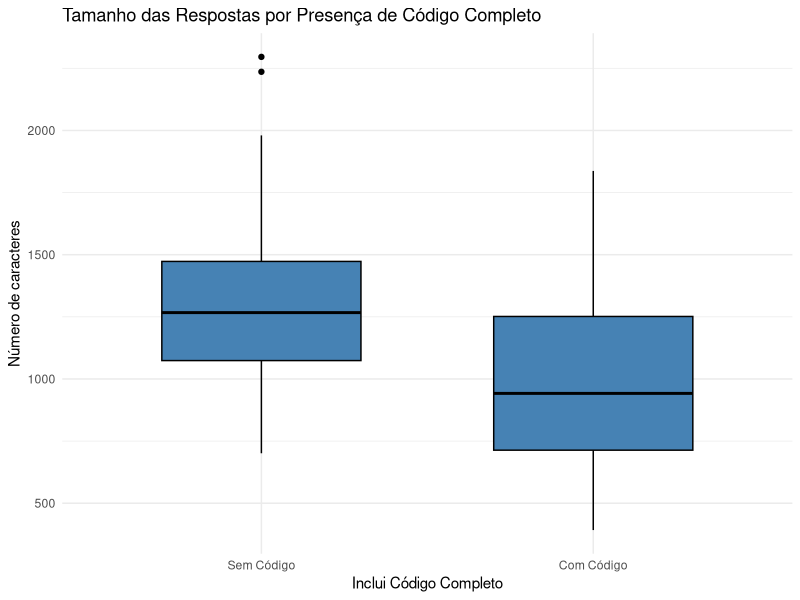
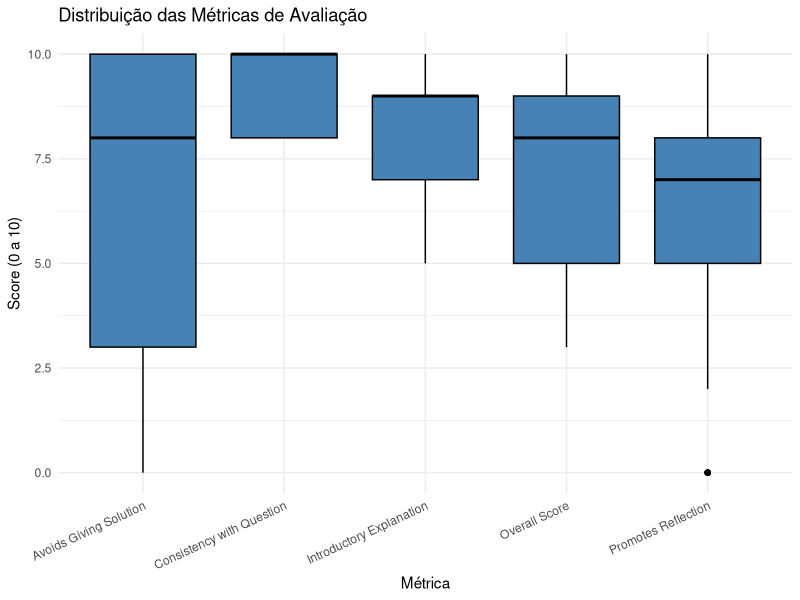
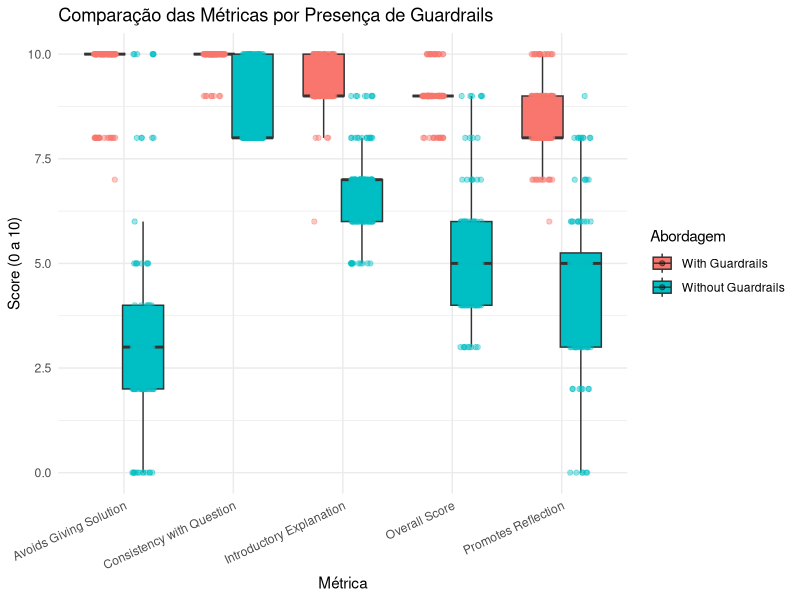
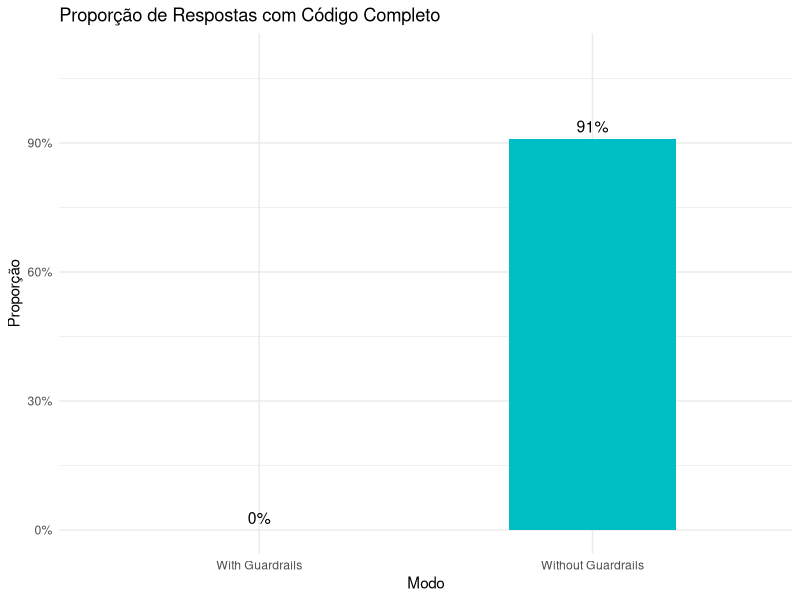

The R script that drew these images, in order:
## ---- chunk 1
knitr::opts_chunk$set(echo = FALSE, message = FALSE, warning = FALSE)

# Load core tidyverse packages
library(tidyverse)
library(knitr)
library(kableExtra)
## ---- chunk 2
# Replace with your actual file path
df <- read_csv("responses_python_questions_evaluations.csv")
## ---- chunk 3
# Number of total responses
n_responses <- nrow(df)

# Compute character length of each response
df$response_length <- nchar(df$response)

# Mean response length
mean_length <- mean(df$response_length)

# Proportion of responses that include full code
prop_code <- mean(df$includes_full_code)

# Print key summary information
cat("Total responses:", n_responses, "\n")
cat("Average response length:", round(mean_length, 2), "characters\n")
cat("Proportion of responses with full code:", round(prop_code * 100, 2), "%\n")
## ---- chunk 4
# Boxplot of response length grouped by code inclusion
ggplot(df, aes(x = includes_full_code, y = response_length)) +
  geom_boxplot(fill = "#4682B4", color = "black", width = 0.6) +
  scale_x_discrete(labels = c("FALSE" = "Sem Código", "TRUE" = "Com Código")) +
  labs(
    title = "Tamanho das Respostas por Presença de Código Completo",
    x = "Inclui Código Completo",
    y = "Número de caracteres"
  ) +
  theme_minimal()
## ---- chunk 5
# Select only the numeric evaluation metrics
metrics <- df %>%
  select(avoids_giving_solution_directly, promotes_reflection,
         introductory_level_explanation, consistency_with_question,
         overall_score)

# Compute full descriptive statistics: mean, sd, median, Q1, Q3, min, max
metrics_summary <- df %>%
  summarise(
    avoids_giving_solution_directly_mean = mean(avoids_giving_solution_directly),
    avoids_giving_solution_directly_sd = sd(avoids_giving_solution_directly),
    avoids_giving_solution_directly_median = median(avoids_giving_solution_directly),
    avoids_giving_solution_directly_q1 = quantile(avoids_giving_solution_directly, 0.25),
    avoids_giving_solution_directly_q3 = quantile(avoids_giving_solution_directly, 0.75),
    avoids_giving_solution_directly_min = min(avoids_giving_solution_directly),
    avoids_giving_solution_directly_max = max(avoids_giving_solution_directly),

    promotes_reflection_mean = mean(promotes_reflection),
    promotes_reflection_sd = sd(promotes_reflection),
    promotes_reflection_median = median(promotes_reflection),
    promotes_reflection_q1 = quantile(promotes_reflection, 0.25),
    promotes_reflection_q3 = quantile(promotes_reflection, 0.75),
    promotes_reflection_min = min(promotes_reflection),
    promotes_reflection_max = max(promotes_reflection),

    introductory_level_explanation_mean = mean(introductory_level_explanation),
    introductory_level_explanation_sd = sd(introductory_level_explanation),
    introductory_level_explanation_median = median(introductory_level_explanation),
    introductory_level_explanation_q1 = quantile(introductory_level_explanation, 0.25),
    introductory_level_explanation_q3 = quantile(introductory_level_explanation, 0.75),
    introductory_level_explanation_min = min(introductory_level_explanation),
    introductory_level_explanation_max = max(introductory_level_explanation),

    consistency_with_question_mean = mean(consistency_with_question),
    consistency_with_question_sd = sd(consistency_with_question),
    consistency_with_question_median = median(consistency_with_question),
    consistency_with_question_q1 = quantile(consistency_with_question, 0.25),
    consistency_with_question_q3 = quantile(consistency_with_question, 0.75),
    consistency_with_question_min = min(consistency_with_question),
    consistency_with_question_max = max(consistency_with_question),

    overall_score_mean = mean(overall_score),
    overall_score_sd = sd(overall_score),
    overall_score_median = median(overall_score),
    overall_score_q1 = quantile(overall_score, 0.25),
    overall_score_q3 = quantile(overall_score, 0.75),
    overall_score_min = min(overall_score),
    overall_score_max = max(overall_score)
  ) %>%
  # Reshape data for table formatting
  pivot_longer(everything(),
               names_to = "metric_stat",
               values_to = "value") %>%
  separate(metric_stat, into = c("metric", "stat"), sep = "_(?=mean|sd|median|q1|q3|min|max)") %>%
  pivot_wider(names_from = stat, values_from = value)

# Format metric names and round values
metrics_summary %>%
  mutate(across(where(is.numeric), ~round(., 2))) %>%
  mutate(metric = case_when(
    metric == "avoids_giving_solution_directly" ~ "Avoids Giving Solution",
    metric == "promotes_reflection" ~ "Promotes Reflection",
    metric == "introductory_level_explanation" ~ "Introductory Explanation",
    metric == "consistency_with_question" ~ "Consistency with Question",
    metric == "overall_score" ~ "Overall Score",
    TRUE ~ metric
  )) %>%
  kable(caption = "Resumo estatístico das métricas de avaliação (0 a 10)",
        col.names = c("Métrica", "Média", "Desvio Padrão", "Mediana", "Q1", "Q3", "Mínimo", "Máximo")) %>%
  kable_styling(full_width = FALSE, position = "center", bootstrap_options = c("striped", "hover"), latex_options = "scale_down")
## ---- chunk 6
# Reshape data to long format for ggplot
df_long <- df %>%
  pivot_longer(
    cols = c(avoids_giving_solution_directly, promotes_reflection,
             introductory_level_explanation, consistency_with_question,
             overall_score),
    names_to = "metric",
    values_to = "score"
  )

# Optional: nicer display names
df_long <- df_long %>%
  mutate(metric = case_when(
    metric == "avoids_giving_solution_directly" ~ "Avoids Giving Solution",
    metric == "promotes_reflection" ~ "Promotes Reflection",
    metric == "introductory_level_explanation" ~ "Introductory Explanation",
    metric == "consistency_with_question" ~ "Consistency with Question",
    metric == "overall_score" ~ "Overall Score",
    TRUE ~ metric
  ))

# Create boxplot
ggplot(df_long, aes(x = metric, y = score)) +
  geom_boxplot(fill = "#4682B4", color = "black") +
  labs(
    title = "Distribuição das Métricas de Avaliação",
    x = "Métrica",
    y = "Score (0 a 10)"
  ) +
  theme_minimal() +
  theme(axis.text.x = element_text(angle = 25, hjust = 1))
## ---- chunk 7
# Reshape data for grouped boxplot
df_long_grouped <- df %>%
  pivot_longer(
    cols = c(avoids_giving_solution_directly, promotes_reflection,
             introductory_level_explanation, consistency_with_question,
             overall_score),
    names_to = "metric",
    values_to = "score"
  ) %>%
  mutate(
    metric = case_when(
      metric == "avoids_giving_solution_directly" ~ "Avoids Giving Solution",
      metric == "promotes_reflection" ~ "Promotes Reflection",
      metric == "introductory_level_explanation" ~ "Introductory Explanation",
      metric == "consistency_with_question" ~ "Consistency with Question",
      metric == "overall_score" ~ "Overall Score",
      TRUE ~ metric
    ),
    guardrails = ifelse(guardrails, "With Guardrails", "Without Guardrails")
  )

# Boxplot by group
ggplot(df_long_grouped, aes(x = metric, y = score, fill = guardrails)) +
  geom_boxplot(position = position_dodge(width = 0.7), outlier.shape = NA) +
  geom_jitter(
    position = position_jitterdodge(jitter.width = 0.2, dodge.width = 0.7),
    alpha = 0.4,
    size = 1.5,
    aes(color = guardrails)  # Esse mantém cor coerente com fill
  ) +
  scale_color_manual(values = c("With Guardrails" = "#F8766D", "Without Guardrails" = "#00BFC4")) +
  scale_fill_manual(values = c("With Guardrails" = "#F8766D", "Without Guardrails" = "#00BFC4")) +
  guides(color = "none") +  # <- Remove legenda duplicada do jitter
  labs(
    title = "Comparação das Métricas por Presença de Guardrails",
    x = "Métrica",
    y = "Score (0 a 10)",
    fill = "Abordagem"
  ) +
  theme_minimal() +
  theme(axis.text.x = element_text(angle = 25, hjust = 1))
## ---- chunk 8
# Barplot with labels showing percentage of full code responses by guardrails group
df %>%
  group_by(guardrails) %>%
  summarise(proportion_code = mean(includes_full_code)) %>%
  mutate(
    label = ifelse(guardrails, "With Guardrails", "Without Guardrails"),
    percent_label = paste0(round(proportion_code * 100, 1), "%")
  ) %>%
  ggplot(aes(x = label, y = proportion_code, fill = label)) +
  geom_col(width = 0.5) +
  geom_text(aes(label = percent_label), vjust = -0.5, size = 4) +
  labs(
    title = "Proporção de Respostas com Código Completo",
    x = "Modo",
    y = "Proporção",
    fill = "Modo"
  ) +
  scale_y_continuous(labels = scales::percent_format(accuracy = 1), limits = c(0, 1.1)) +
  theme_minimal() +
  theme(legend.position = "none")
## ---- chunk 9
# Grouped summary with all relevant stats
metrics_grouped_summary <- df %>%
  mutate(group = ifelse(guardrails, "With Guardrails", "Without Guardrails")) %>%
  group_by(group) %>%
  summarise(
    avoids_mean = mean(avoids_giving_solution_directly),
    avoids_sd = sd(avoids_giving_solution_directly),
    avoids_median = median(avoids_giving_solution_directly),
    avoids_q1 = quantile(avoids_giving_solution_directly, 0.25),
    avoids_q3 = quantile(avoids_giving_solution_directly, 0.75),
    avoids_min = min(avoids_giving_solution_directly),
    avoids_max = max(avoids_giving_solution_directly),

    promotes_mean = mean(promotes_reflection),
    promotes_sd = sd(promotes_reflection),
    promotes_median = median(promotes_reflection),
    promotes_q1 = quantile(promotes_reflection, 0.25),
    promotes_q3 = quantile(promotes_reflection, 0.75),
    promotes_min = min(promotes_reflection),
    promotes_max = max(promotes_reflection),

    intro_mean = mean(introductory_level_explanation),
    intro_sd = sd(introductory_level_explanation),
    intro_median = median(introductory_level_explanation),
    intro_q1 = quantile(introductory_level_explanation, 0.25),
    intro_q3 = quantile(introductory_level_explanation, 0.75),
    intro_min = min(introductory_level_explanation),
    intro_max = max(introductory_level_explanation),

    consist_mean = mean(consistency_with_question),
    consist_sd = sd(consistency_with_question),
    consist_median = median(consistency_with_question),
    consist_q1 = quantile(consistency_with_question, 0.25),
    consist_q3 = quantile(consistency_with_question, 0.75),
    consist_min = min(consistency_with_question),
    consist_max = max(consistency_with_question),

    overall_mean = mean(overall_score),
    overall_sd = sd(overall_score),
    overall_median = median(overall_score),
    overall_q1 = quantile(overall_score, 0.25),
    overall_q3 = quantile(overall_score, 0.75),
    overall_min = min(overall_score),
    overall_max = max(overall_score)
  ) %>%
  pivot_longer(-group, names_to = "metric_stat", values_to = "value") %>%
  separate(metric_stat, into = c("metric", "stat"), sep = "_(?=mean|sd|median|q1|q3|min|max)") %>%
  pivot_wider(names_from = stat, values_from = value)

# Format and display table
metrics_grouped_summary %>%
  mutate(across(where(is.numeric), ~round(., 2))) %>%
  mutate(metric = case_when(
    metric == "avoids" ~ "Avoids Giving Solution",
    metric == "promotes" ~ "Promotes Reflection",
    metric == "intro" ~ "Introductory Explanation",
    metric == "consist" ~ "Consistency with Question",
    metric == "overall" ~ "Overall Score",
    TRUE ~ metric
  )) %>%
  arrange(metric, group) %>%
  kable(caption = "Resumo estatístico das métricas de avaliação por tipo de execução",
        col.names = c("Abordagem", "Métrica", "Média", "Desvio Padrão", "Mediana", "Q1", "Q3", "Mínimo", "Máximo")) %>%
  kable_styling(full_width = FALSE, position = "center", bootstrap_options = c("striped", "hover"), latex_options = "scale_down")
## ---- chunk 10
# Separate data by guardrails and match by original_idx
with_guardrails <- df %>%
  filter(guardrails == TRUE) %>%
  select(original_idx, overall_score) %>%
  rename(overall_score_with = overall_score)

without_guardrails <- df %>%
  filter(guardrails == FALSE) %>%
  select(original_idx, overall_score) %>%
  rename(overall_score_without = overall_score)

# Join into one data frame by original question
paired_df <- inner_join(with_guardrails, without_guardrails, by = "original_idx")

# Compute difference
paired_df <- paired_df %>%
  mutate(diff_overall = overall_score_with - overall_score_without)

# Test normality of differences
shapiro_result <- shapiro.test(paired_df$diff_overall)

# Perform Wilcoxon signed-rank test
wilcox_result <- wilcox.test(
  paired_df$overall_score_with,
  paired_df$overall_score_without,
  paired = TRUE,
  alternative = "two.sided"
)

# Format test results into a data frame
test_results <- tibble::tibble(
  Test = c("Shapiro-Wilk Normality Test", "Wilcoxon"),
  `p-value` = c(formatC(shapiro_result$p.value, format = "e", digits = 2),
                formatC(wilcox_result$p.value, format = "e", digits = 2)),
  `Alternative Hypothesis` = c("Data is not normally distributed",
                               "true location shift is not equal to 0")
)

# Format and display table
test_results %>%
  kable(caption = "Resumo dos Testes Estatísticos Aplicados") %>%
  kable_styling(full_width = FALSE, bootstrap_options = c("striped", "hover"))
